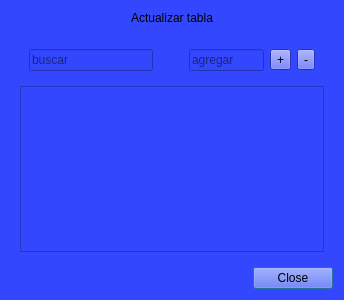
<?xml version="1.0" encoding="UTF-8"?>
<ui version="4.0">
 <class>modifyTableDialog</class>
 <widget class="QDialog" name="modifyTableDialog">
  <property name="geometry">
   <rect>
    <x>0</x>
    <y>0</y>
    <width>344</width>
    <height>300</height>
   </rect>
  </property>
  <property name="windowTitle">
   <string>Dialog</string>
  </property>
  <property name="styleSheet">
   <string notr="true">background: rgb(51, 71, 255)</string>
  </property>
  <layout class="QVBoxLayout" name="verticalLayout">
   <item>
    <widget class="QLabel" name="label_title">
     <property name="sizePolicy">
      <sizepolicy hsizetype="Preferred" vsizetype="Maximum">
       <horstretch>0</horstretch>
       <verstretch>0</verstretch>
      </sizepolicy>
     </property>
     <property name="text">
      <string>Actualizar tabla</string>
     </property>
     <property name="alignment">
      <set>Qt::AlignCenter</set>
     </property>
    </widget>
   </item>
   <item>
    <widget class="QWidget" name="widget" native="true">
     <layout class="QVBoxLayout" name="verticalLayout_3">
      <item>
       <widget class="QWidget" name="widget_2" native="true">
        <layout class="QHBoxLayout" name="horizontalLayout">
         <item>
          <widget class="QLineEdit" name="lineEdit_search">
           <property name="placeholderText">
            <string>buscar</string>
           </property>
          </widget>
         </item>
         <item>
          <spacer name="horizontalSpacer">
           <property name="orientation">
            <enum>Qt::Horizontal</enum>
           </property>
           <property name="sizeType">
            <enum>QSizePolicy::Maximum</enum>
           </property>
           <property name="sizeHint" stdset="0">
            <size>
             <width>30</width>
             <height>20</height>
            </size>
           </property>
          </spacer>
         </item>
         <item>
          <widget class="QLineEdit" name="lineEdit_add">
           <property name="sizePolicy">
            <sizepolicy hsizetype="Maximum" vsizetype="Fixed">
             <horstretch>0</horstretch>
             <verstretch>0</verstretch>
            </sizepolicy>
           </property>
           <property name="minimumSize">
            <size>
             <width>50</width>
             <height>0</height>
            </size>
           </property>
           <property name="maximumSize">
            <size>
             <width>75</width>
             <height>16777215</height>
            </size>
           </property>
           <property name="placeholderText">
            <string>agregar</string>
           </property>
          </widget>
         </item>
         <item>
          <widget class="QToolButton" name="button_add">
           <property name="text">
            <string>+</string>
           </property>
          </widget>
         </item>
         <item>
          <widget class="QToolButton" name="button_remove">
           <property name="text">
            <string>-</string>
           </property>
          </widget>
         </item>
        </layout>
       </widget>
      </item>
      <item>
       <widget class="QTableView" name="tableView">
        <property name="editTriggers">
         <set>QAbstractItemView::DoubleClicked</set>
        </property>
        <property name="selectionMode">
         <enum>QAbstractItemView::SingleSelection</enum>
        </property>
        <property name="cornerButtonEnabled">
         <bool>false</bool>
        </property>
        <attribute name="horizontalHeaderStretchLastSection">
         <bool>true</bool>
        </attribute>
       </widget>
      </item>
     </layout>
    </widget>
   </item>
   <item>
    <widget class="QDialogButtonBox" name="buttonBox">
     <property name="orientation">
      <enum>Qt::Horizontal</enum>
     </property>
     <property name="standardButtons">
      <set>QDialogButtonBox::Close</set>
     </property>
    </widget>
   </item>
  </layout>
 </widget>
 <resources/>
 <connections>
  <connection>
   <sender>buttonBox</sender>
   <signal>accepted()</signal>
   <receiver>modifyTableDialog</receiver>
   <slot>accept()</slot>
   <hints>
    <hint type="sourcelabel">
     <x>248</x>
     <y>254</y>
    </hint>
    <hint type="destinationlabel">
     <x>157</x>
     <y>274</y>
    </hint>
   </hints>
  </connection>
  <connection>
   <sender>buttonBox</sender>
   <signal>rejected()</signal>
   <receiver>modifyTableDialog</receiver>
   <slot>reject()</slot>
   <hints>
    <hint type="sourcelabel">
     <x>316</x>
     <y>260</y>
    </hint>
    <hint type="destinationlabel">
     <x>286</x>
     <y>274</y>
    </hint>
   </hints>
  </connection>
 </connections>
</ui>
